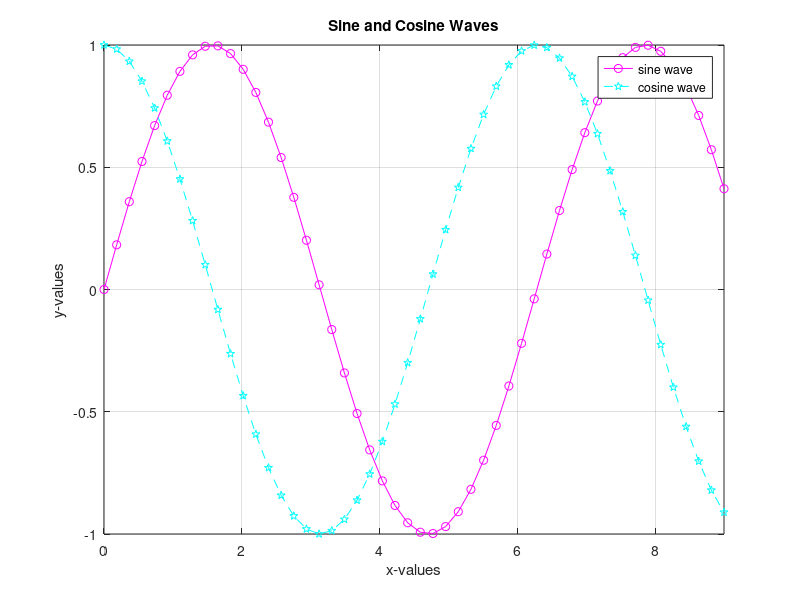

MATLAB code for this plot:
% Program: plotSineCosine.m
% Programmer: Lillian Letiecq
% Email: lletiecq@student.cnm.edu
% Purpose: Create a figure that plots a sine (𝑦 = sin 𝑥) and cosine (𝑦 = cos 𝑥) function on the same graph. Use
% linspace to define a vector of 𝑥 values and calculate 𝑦(𝑥) at each point 𝑥. Plot the sine function as a
% solid line and the cosine function as a dashed line. Include x- and y-axis labels and a legend.
% Plot the x-axis from [0, 9] and the y-axis from [-1, 1].

clear
clc

%% Variables

x = linspace(0,9,50);       %chosen points (50 so the curve is pretty)

y1 = sin(x);                 % sin is built in

y2 = cos(x);                  %cos is also built in

%% Mapping

figure                % show chart
plot(x, y1, '-om', x,y2, '--pc');        %first function goes with -m for magenta line and 2nd function is dotted line, stars, and cyan

axis([0,9,-1,1]);                       % don't really need this in this instance it plotted the same without

grid on;                         %GRIDDDDDD

legend('sine wave', 'cosine wave');        %x is first, y is second

title('Sine and Cosine Waves');            %Creative Title

xlabel('x-values');                        %Creative Label

ylabel('y-values');                        %Creative Label again
